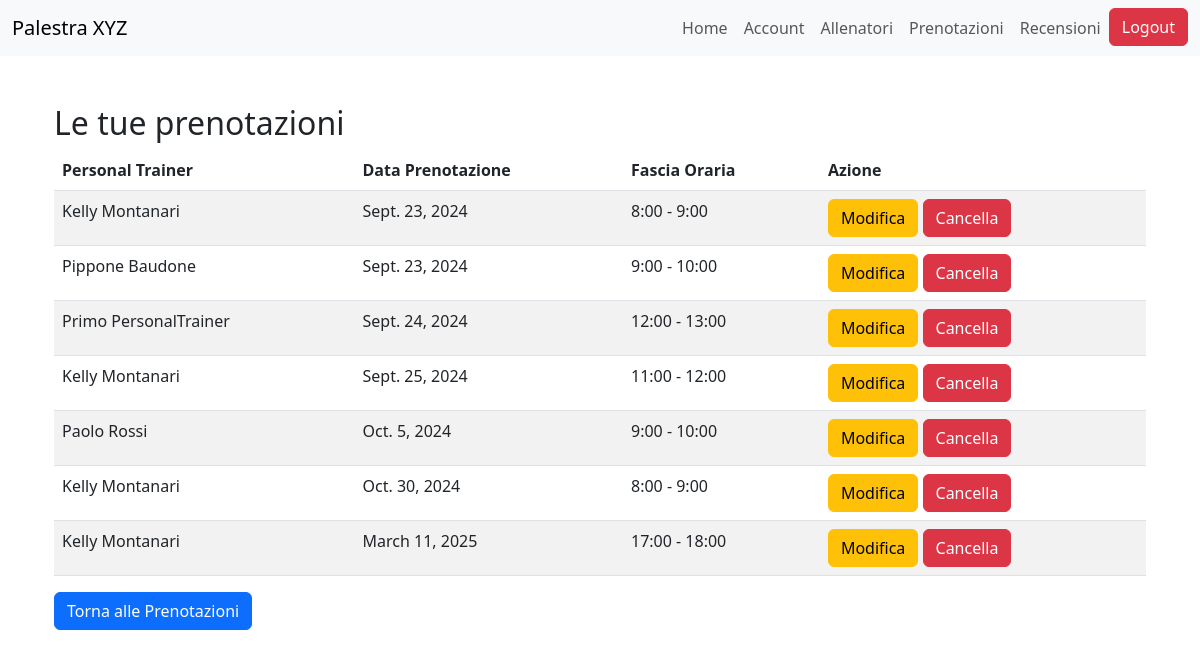
The app's page /bookings/modifica/ (signed in) with its own data.
### bookings/models.py (models this page shows, shortened)
class Prenotazione(models.Model):
    registrato_utente = models.ForeignKey(RegistratoUtente, on_delete=models.CASCADE)
    personal_trainer = models.ForeignKey(PersonalTrainer, on_delete=models.CASCADE)
    richieste_specifiche = models.TextField(max_length=500, blank=True, null=True)
    ORARI_FASCIA = [
        (8, '8:00 - 9:00'),
        (9, '9:00 - 10:00'),
        (10, '10:00 - 11:00'),
        (11, '11:00 - 12:00'),
        (12, '12:00 - 13:00'),
        (13, '13:00 - 14:00'),
        (14, '14:00 - 15:00'),
        (15, '15:00 - 16:00'),
        (16, '16:00 - 17:00'),
        (17, '17:00 - 18:00'),
        (18, '18:00 - 19:00'),
    ]
    fascia_oraria = models.IntegerField(choices=ORARI_FASCIA)
    data_prenotazione = models.DateField()
    class Meta:
        unique_together = ('personal_trainer', 'fascia_oraria', 'data_prenotazione')
        verbose_name_plural = "Prenotazioni"

### trainers/models.py (models this page shows, shortened)
class PersonalTrainer(models.Model):
    user = models.OneToOneField(User, on_delete=models.CASCADE)
    nome = models.CharField(max_length=100)
    cognome = models.CharField(max_length=100)
    data_di_nascita = models.DateField()
    bio = models.TextField(max_length=500)
    SCELTA_PREFERENZE = [
        ("BB", "BodyBuilding"),
        ("PL", "PowerLifting"),
        ("CL", "Calisthenics"),
        ("ST", "StrongMen"),
        ("YG", "Yoga"),
        ("PS", "Pilates"),
        ("AR", "Aerobico")
    ]
    preferenze = models.CharField(max_length=2, choices=SCELTA_PREFERENZE)
    immagine_profilo = models.ImageField(upload_to=foto_profilo_upload_path, blank=True, null=True)
    competenze = models.TextField(max_length=500, default='Nessuna competenza')
    class Meta:
        verbose_name = "Personal Trainer"
        verbose_name_plural = "Personal Trainers"

### bookings/views.py (the view)
# urls.py: path('modifica/', modifica_prenotazioni, name='modifica_prenotazioni'),
@login_required
def modifica_prenotazioni(request):
    prenotazioni = Prenotazione.objects.filter(registrato_utente__user=request.user).order_by('data_prenotazione', 'fascia_oraria')
    return render(request, 'bookings/modifica_prenotazioni.html', {'prenotazioni': prenotazioni})

### bookings/templates/bookings/modifica_prenotazioni.html
{% extends 'base.html' %}
{% block content %}
  <div class="container mt-5">
    <h2>Le tue prenotazioni</h2>
    {% if prenotazioni %}
      <table class="table table-striped">
        <thead>
          <tr>
            <th>Personal Trainer</th>
            <th>Data Prenotazione</th>
            <th>Fascia Oraria</th>
            <th>Azione</th>
          </tr>
        </thead>
        <tbody>
          {% for prenotazione in prenotazioni %}
            <tr>
              <td>{{ prenotazione.personal_trainer.nome }} {{ prenotazione.personal_trainer.cognome }}</td>
              <td>{{ prenotazione.data_prenotazione }}</td>
              <td>{{ prenotazione.get_fascia_oraria_display }}</td>
              <td>
                  <a href="{% url 'bookings:prenotazione_update' prenotazione.pk %}" class="btn btn-warning">Modifica</a>
                  <a href="{% url 'bookings:prenotazione_delete' prenotazione.pk %}" class="btn btn-danger">Cancella</a>
              </td>
            </tr>
          {% endfor %}
        </tbody>
      </table>
    {% else %}
      <p>Non hai prenotazioni attive.</p>
    {% endif %}
    <a href="{% url 'bookings:home_page' %}" class="btn btn-primary">Torna alle Prenotazioni</a>
  </div>
{% endblock %}

### templates/base.html (style rules this page uses)
body { padding-top: 56px; }

### records on screen
Prenotazione: personal_trainer.nome "Kelly", personal_trainer.cognome "Montanari", data_prenotazione "Sept. 23, 2024", fascia_oraria "8:00 - 9:00"
Prenotazione: personal_trainer.nome "Pippone", personal_trainer.cognome "Baudone", data_prenotazione "Sept. 23, 2024", fascia_oraria "9:00 - 10:00"
Prenotazione: personal_trainer.nome "Primo", personal_trainer.cognome "PersonalTrainer", data_prenotazione "Sept. 24, 2024", fascia_oraria "12:00 - 13:00"
Prenotazione: personal_trainer.nome "Kelly", personal_trainer.cognome "Montanari", data_prenotazione "Sept. 25, 2024", fascia_oraria "11:00 - 12:00"
Prenotazione: personal_trainer.nome "Paolo", personal_trainer.cognome "Rossi", data_prenotazione "Oct. 5, 2024", fascia_oraria "9:00 - 10:00"
Prenotazione: personal_trainer.nome "Kelly", personal_trainer.cognome "Montanari", data_prenotazione "Oct. 30, 2024", fascia_oraria "8:00 - 9:00"
Prenotazione: personal_trainer.nome "Kelly", personal_trainer.cognome "Montanari", data_prenotazione "March 11, 2025", fascia_oraria "17:00 - 18:00"
